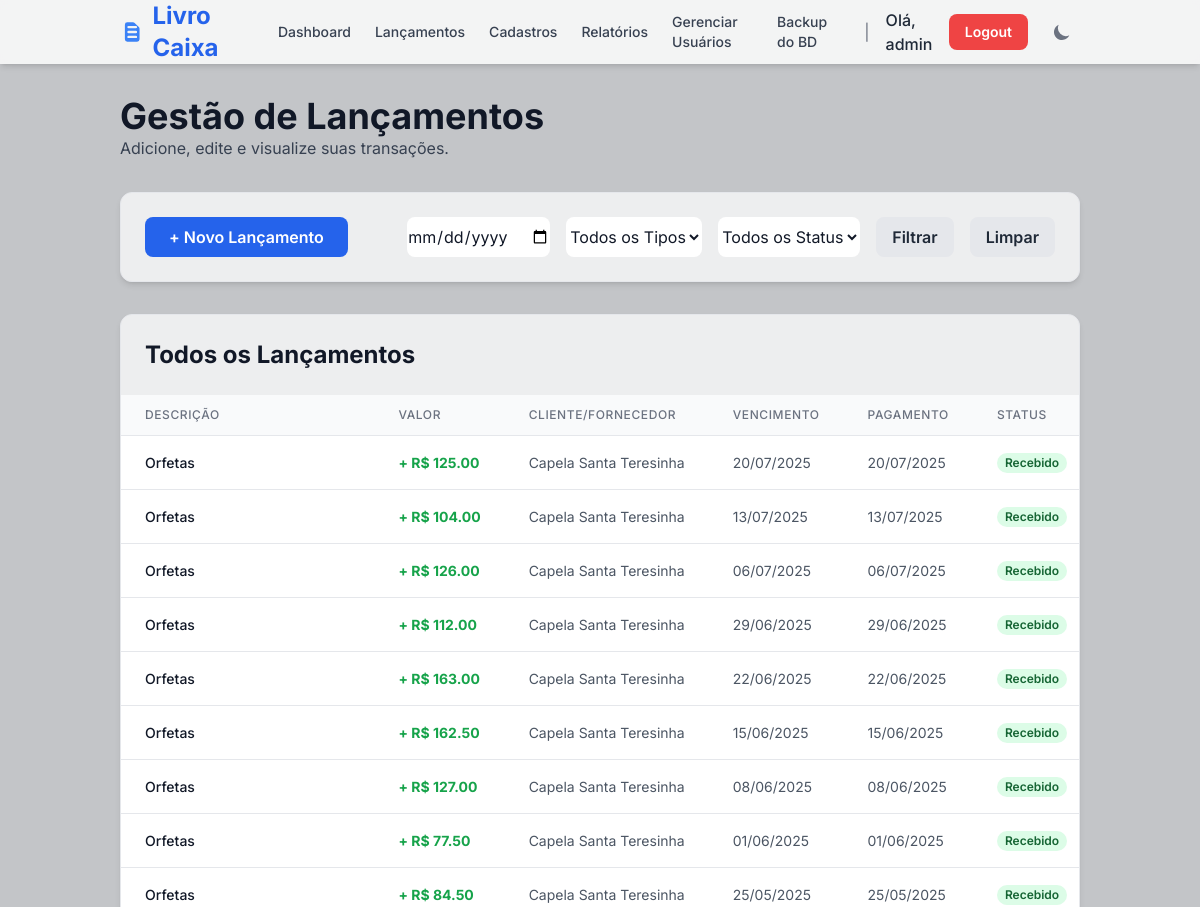
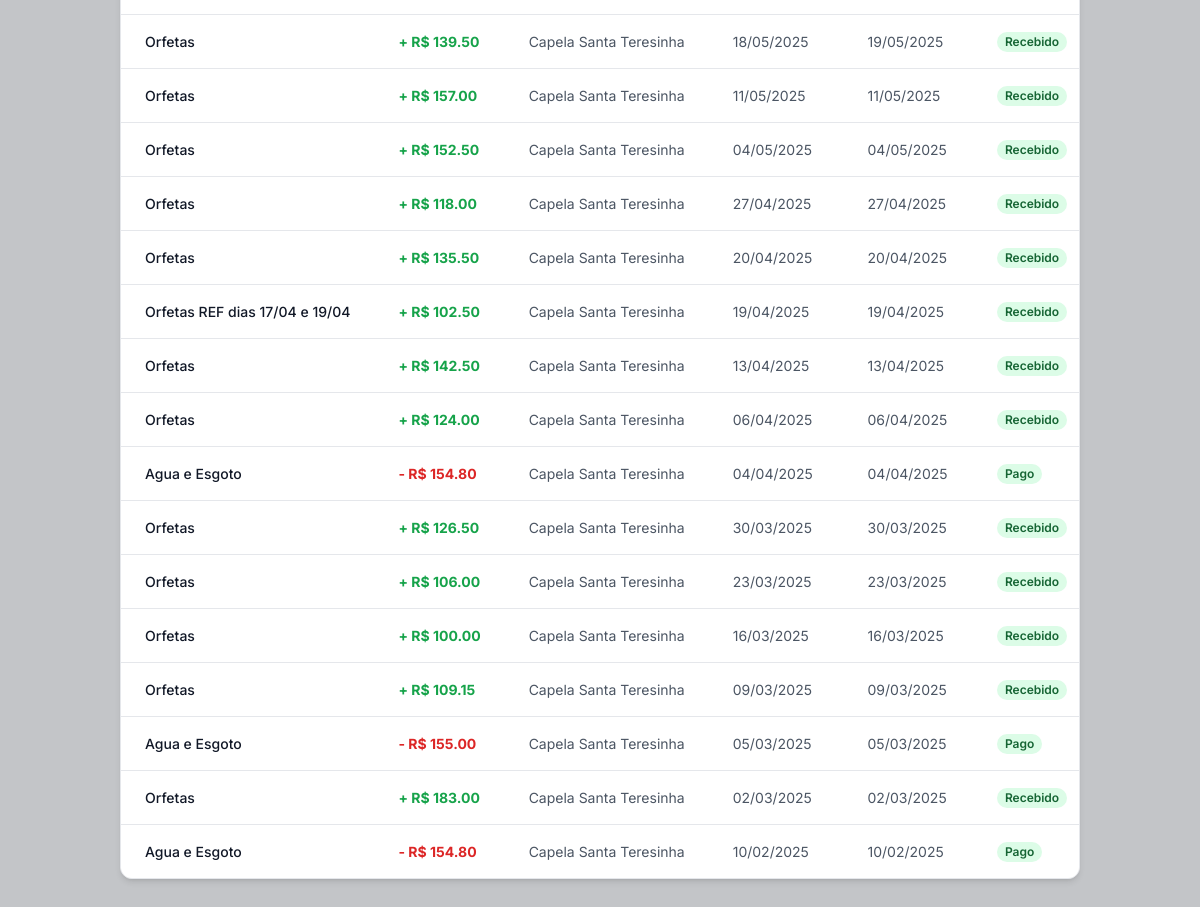
/lancamentos (signed in), run on an earlier commit of the app's database (2 pictures, top to bottom).
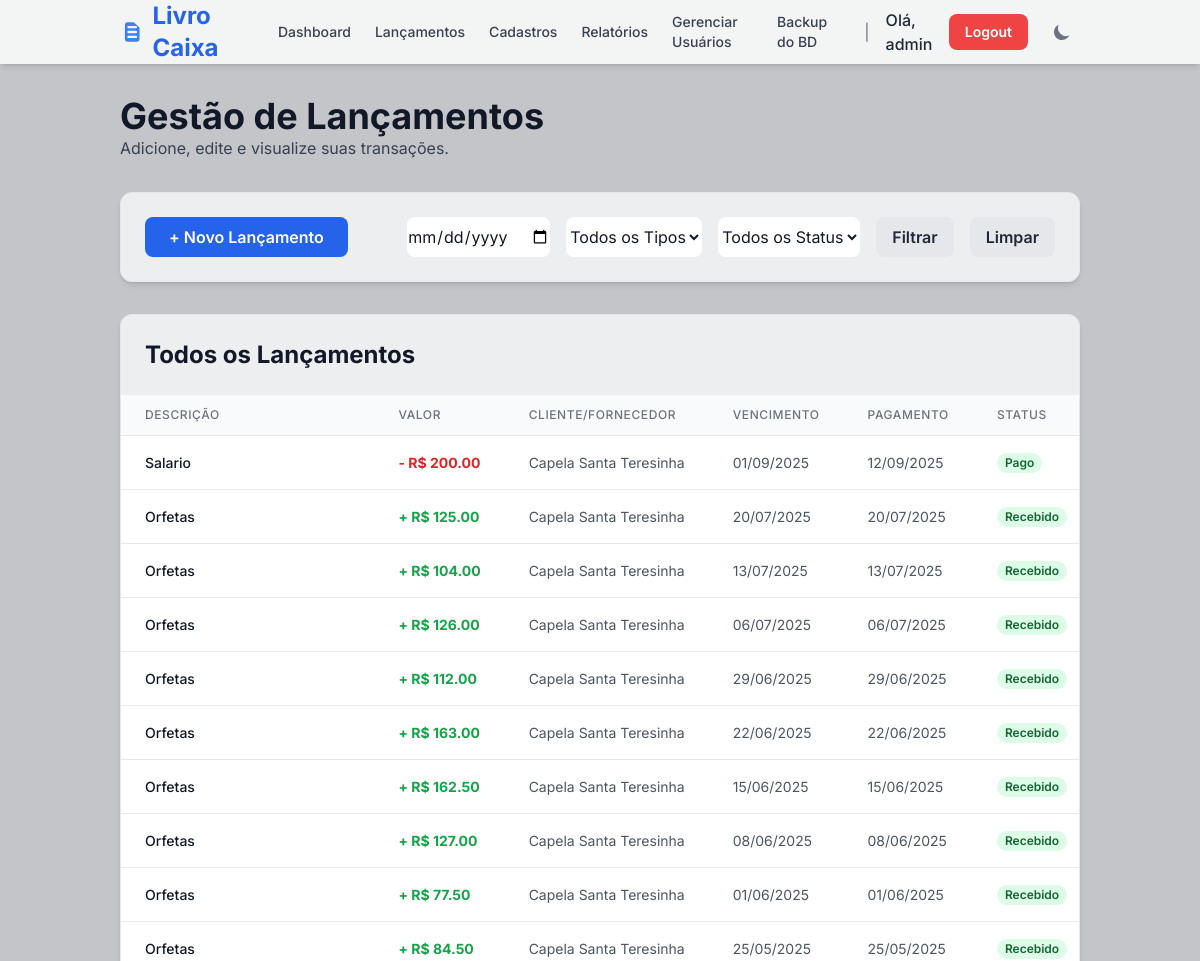
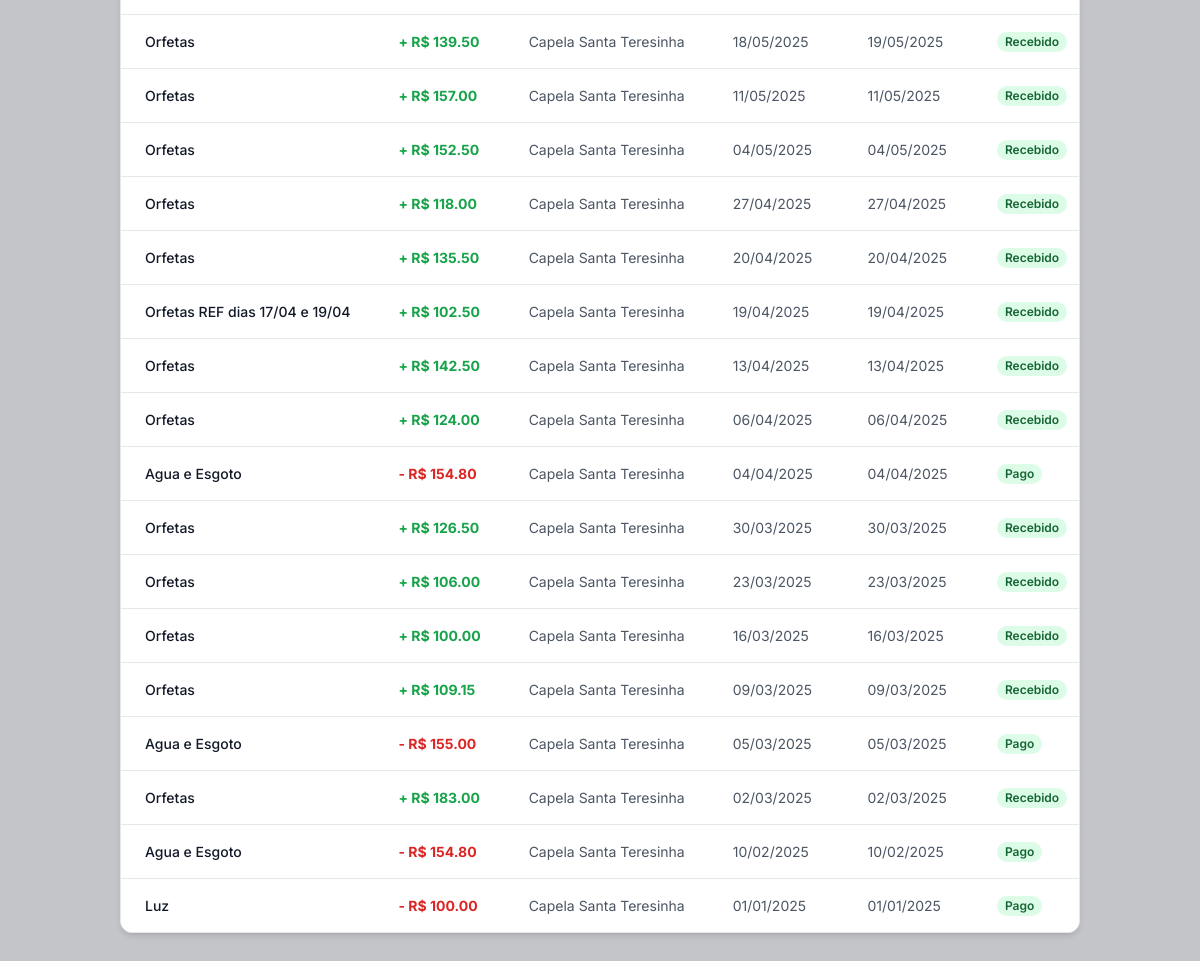
And on a later commit of the database (2 pictures, top to bottom).
### tables this page shows
CREATE TABLE transactions (
    id INTEGER PRIMARY KEY AUTOINCREMENT,
    user_id INTEGER NOT NULL,
    description TEXT NOT NULL,
    amount REAL NOT NULL,
    type TEXT NOT NULL, -- 'receita' ou 'despesa'
    category TEXT NOT NULL,
    date TEXT, -- Data do pagamento/recebimento
    due_date TEXT NOT NULL, -- Data de vencimento
    status TEXT NOT NULL, -- 'pago', 'recebido', 'pendente'
    client_supplier TEXT,
    FOREIGN KEY (user_id) REFERENCES users (id)
);

### app.py (the view)
@app.route('/lancamentos')
@login_required
def lancamentos():
    db = get_db()
    user_id = session['user_id']
    transactions_from_db = db.execute(
        'SELECT * FROM transactions WHERE user_id = ? ORDER BY due_date DESC', (user_id,)
    ).fetchall()
    transactions = []
    for tx_row in transactions_from_db:
        tx_dict = dict(tx_row)
        tx_dict['date'] = parse_date(tx_dict['date'])
        tx_dict['due_date'] = parse_date(tx_dict['due_date'])
        transactions.append(tx_dict)
    categories_from_db = db.execute('SELECT name, category_group FROM categories WHERE user_id = ? ORDER BY category_group, name', (user_id,)).fetchall()
    categories_grouped = defaultdict(list)
    for cat in categories_from_db:
        categories_grouped[cat['category_group']].append(cat['name'])
    clients = db.execute('SELECT name FROM clients WHERE user_id = ? ORDER BY name', (user_id,)).fetchall()
    suppliers = db.execute('SELECT name FROM suppliers WHERE user_id = ? ORDER BY name', (user_id,)).fetchall()
    return render_template(
        'lancamentos.html',
        transactions=transactions,
        today_date=datetime.now().strftime('%Y-%m-%d'),
        categories_grouped=categories_grouped,
        clients=clients,
        suppliers=suppliers
    )

### app.py (called while the page is built)
def get_db():
    db = getattr(g, '_database', None)
    if db is None:
        db = g._database = sqlite3.connect(DATABASE)
        db.row_factory = sqlite3.Row
    return db

@app.teardown_appcontext
def close_connection(exception):
    db = getattr(g, '_database', None)
    if db is not None:
        db.close()

def parse_date(date_val):
    if isinstance(date_val, datetime): return date_val
    if not date_val or not isinstance(date_val, str): return None
    try: return datetime.strptime(date_val, '%Y-%m-%d')
    except (ValueError, TypeError): return None

def login_required(f):
    @wraps(f)
    def decorated_function(*args, **kwargs):
        if 'user_id' not in session:
            flash("Por favor, faça login para acessar esta página.", "warning")
            return redirect(url_for('login'))
        if session['username'] not in [row['username'] for row in get_db().execute('SELECT username FROM users').fetchall()]:
            flash("Sua sessão é inválida. Por favor, faça login novamente.", "danger")
            session.clear()
            return redirect(url_for('login'))
        return f(*args, **kwargs)
    return decorated_function

### templates/lancamentos.html (shortened to what this page needs)
{% extends "layout.html" %}
{% block content %}
<header class="mb-8">
    <h1 class="text-4xl font-bold text-gray-900 dark:text-gray-100">Gestão de Lançamentos</h1>
    <p class="text-gray-700 dark:text-gray-300">Adicione, edite e visualize suas transações.</p>
</header>
<section class="bg-white/70 dark:bg-gray-800/70 backdrop-blur-sm p-6 rounded-xl shadow-md mb-8 border border-gray-200 dark:border-gray-700">
    <div class="flex flex-col md:flex-row justify-between items-center gap-4">
        <div class="flex gap-4">
            <button onclick="openModal('addTransactionModal')" class="w-full md:w-auto bg-blue-600 text-white font-semibold py-2 px-6 rounded-lg hover:bg-blue-700 transition duration-300">
                + Novo Lançamento
            </button>
        </div>
        <form method="get" action="/lancamentos" class="flex flex-col md:flex-row gap-4 w-full md:w-auto">
            <input type="date" name="filter_date" value="{{ request.args.get('filter_date', '') }}" class="border-gray-300 dark:border-gray-600 rounded-lg focus:ring-blue-500 focus:border-blue-500 bg-white dark:bg-gray-700 text-gray-900 dark:text-white">
            <select name="filter_type" class="border-gray-300 dark:border-gray-600 rounded-lg focus:ring-blue-500 focus:border-blue-500 bg-white dark:bg-gray-700 text-gray-900 dark:text-white">
                <option value="">Todos os Tipos</option>
            </select>
            <select name="filter_status" class="border-gray-300 dark:border-gray-600 rounded-lg focus:ring-blue-500 focus:border-blue-500 bg-white dark:bg-gray-700 text-gray-900 dark:text-white">
                <option value="">Todos os Status</option>
            </select>
            <button type="submit" class="bg-gray-200 dark:bg-gray-600 text-gray-800 dark:text-gray-200 font-semibold py-2 px-4 rounded-lg hover:bg-gray-300 dark:hover:bg-gray-500 transition">Filtrar</button>
            <a href="/lancamentos" class="bg-gray-200 dark:bg-gray-600 text-gray-800 dark:text-gray-200 text-center font-semibold py-2 px-4 rounded-lg hover:bg-gray-300 dark:hover:bg-gray-500 transition">Limpar</a>
        </form>
    </div>
</section>
<section id="transactions" class="bg-white/70 dark:bg-gray-800/70 backdrop-blur-sm rounded-xl shadow-md border border-gray-200 dark:border-gray-700 overflow-hidden">
    <div class="p-6">
        <h2 class="text-2xl font-bold text-gray-900 dark:text-gray-100">Todos os Lançamentos</h2>
    </div>
    <div class="overflow-x-auto">
        <table class="min-w-full divide-y divide-gray-200 dark:divide-gray-700">
            <thead class="bg-gray-50 dark:bg-gray-700/50">
                <tr>
                    <th class="px-6 py-3 text-left text-xs font-medium text-gray-500 dark:text-gray-300 uppercase tracking-wider">Descrição</th>
                    <th class="px-6 py-3 text-left text-xs font-medium text-gray-500 dark:text-gray-300 uppercase tracking-wider">Valor</th>
                    <th class="px-6 py-3 text-left text-xs font-medium text-gray-500 dark:text-gray-300 uppercase tracking-wider">Cliente/Fornecedor</th>
                    <th class="px-6 py-3 text-left text-xs font-medium text-gray-500 dark:text-gray-300 uppercase tracking-wider">Vencimento</th>
                    <th class="px-6 py-3 text-left text-xs font-medium text-gray-500 dark:text-gray-300 uppercase tracking-wider">Pagamento</th>
                    <th class="px-6 py-3 text-left text-xs font-medium text-gray-500 dark:text-gray-300 uppercase tracking-wider">Status</th>
                </tr>
            </thead>
            <tbody class="bg-white dark:bg-gray-800 divide-y divide-gray-200 dark:divide-gray-700">
                {% for tx in transactions %}
                <tr>
                    <td class="px-6 py-4 whitespace-nowrap text-sm font-medium text-gray-900 dark:text-gray-100">{{ tx['description'] }}</td>
                    <td class="px-6 py-4 whitespace-nowrap text-sm font-bold {{ 'text-green-600 dark:text-green-400' if tx['type'] == 'receita' else 'text-red-600 dark:text-red-400' }}">
                        {{ '+ ' if tx['type'] == 'receita' else '- ' }}R$ {{ "%.2f"|format(tx['amount']) }}
                    </td>
                    <td class="px-6 py-4 whitespace-nowrap text-sm text-gray-600 dark:text-gray-400">{{ tx['client_supplier'] or '---' }}</td>
                    <td class="px-6 py-4 whitespace-nowrap text-sm text-gray-600 dark:text-gray-400">{{ tx['due_date'].strftime('%d/%m/%Y') if tx['due_date'] else 'N/A' }}</td>
                    <td class="px-6 py-4 whitespace-nowrap text-sm text-gray-600 dark:text-gray-400">{{ tx['date'].strftime('%d/%m/%Y') if tx['date'] else '---' }}</td>
                    <td class="px-6 py-4 whitespace-nowrap text-sm">
                        <span class="px-2 inline-flex text-xs leading-5 font-semibold rounded-full
                            {{ 'bg-green-100 text-green-800 dark:bg-green-900 dark:text-green-200' if tx['status'] in ['pago', 'recebido'] else 'bg-yellow-100 text-yellow-800 dark:bg-yellow-900 dark:text-yellow-200' }}">
                            {{ tx['status']|capitalize }}
                        </span>
                    </td>
                </tr>
                {% else %}
                <tr>
                    <td colspan="7" class="px-6 py-12 text-center text-gray-500 dark:text-gray-400">Nenhuma transação encontrada.</td>
                </tr>
                {% endfor %}
            </tbody>
        </table>
    </div>
</section>
{% endblock %}

### templates/layout.html (shortened to what this page needs)
<!DOCTYPE html>
<html lang="pt-br" class="">
<head>
    <script src="https://cdn.tailwindcss.com"></script>
</head>
<body class="bg-gray-200 dark:bg-gray-900 text-gray-900 dark:text-gray-100 light-theme-bg">
    <nav class="bg-white/80 dark:bg-gray-800/80 backdrop-blur-sm shadow-md noprint sticky top-0 z-50">
        <div class="container mx-auto px-4 sm:px-6 lg:px-8">
            <div class="flex items-center justify-between h-16">
                <div class="flex items-center">
                    <a href="{{ url_for('index') }}" class="flex items-center text-2xl font-bold text-blue-600 dark:text-blue-400">
                        Livro Caixa
                    </a>
                </div>
                <div class="flex items-center">
                    {% if session.username %}
                        <a href="{{ url_for('index') }}" class="text-gray-700 dark:text-gray-300 hover:text-blue-600 dark:hover:text-blue-400 px-3 py-2 rounded-md text-sm font-medium">Dashboard</a>
                        <a href="{{ url_for('lancamentos') }}" class="text-gray-700 dark:text-gray-300 hover:text-blue-600 dark:hover:text-blue-400 px-3 py-2 rounded-md text-sm font-medium">Lançamentos</a>
                        <a href="{{ url_for('cadastro') }}" class="text-gray-700 dark:text-gray-300 hover:text-blue-600 dark:hover:text-blue-400 px-3 py-2 rounded-md text-sm font-medium">Cadastros</a>
                        <a href="{{ url_for('reports') }}" class="text-gray-700 dark:text-gray-300 hover:text-blue-600 dark:hover:text-blue-400 px-3 py-2 rounded-md text-sm font-medium">Relatórios</a>
                        {% if session.role == 'admin' %}
                        <a href="{{ url_for('manage_users') }}" class="text-gray-700 dark:text-gray-300 hover:text-blue-600 dark:hover:text-blue-400 px-3 py-2 rounded-md text-sm font-medium">Gerenciar Usuários</a>
                        <a href="{{ url_for('backup_db') }}" class="text-gray-700 dark:text-gray-300 hover:text-blue-600 dark:hover:text-blue-400 px-3 py-2 rounded-md text-sm font-medium">Backup do BD</a>
                        {% endif %}
                        <span class="text-gray-500 dark:text-gray-600 mx-4">|</span>
                        <span class="text-gray-800 dark:text-gray-200 font-medium mr-3">Olá, {{ session.username }}</span>
                        <a href="{{ url_for('logout') }}" class="bg-red-500 text-white font-semibold py-2 px-4 rounded-lg hover:bg-red-600 transition duration-300 text-sm">Logout</a>
                    {% else %}
                        <a href="{{ url_for('login') }}" class="bg-blue-600 text-white font-semibold py-2 px-4 rounded-lg hover:bg-blue-700 transition duration-300 text-sm">Login</a>
                    {% endif %}
                    <button id="theme-toggle" class="ml-4 p-2 rounded-lg text-gray-500 dark:text-gray-400 hover:bg-gray-100 dark:hover:bg-gray-700 focus:outline-none focus:ring-2 focus:ring-gray-200 dark:focus:ring-gray-600">
                        <svg id="theme-toggle-dark-icon" class="hidden h-5 w-5" fill="currentColor" viewBox="0 0 20 20" xmlns="http://www.w3.org/2000/svg"><path d="M17.293 13.293A8 8 0 016.707 2.707a8.001 8.001 0 1010.586 10.586z"></path></svg>
                    </button>
                </div>
            </div>
        </div>
    </nav>
    <main class="container mx-auto p-4 md:p-8">
        {% block content %}{% endblock %}
    </main>
</body>
</html>

### templates/layout.html (style rules this page uses)
body { font-family: 'Inter', sans-serif; }
.light-theme-bg { background-image: linear-gradient(rgba(0, 0, 0, 0.15), rgba(0, 0, 0, 0.15)), url('https://t4.ftcdn.net/jpg/10/84/01/67/360_F_1084016717_WKvxIu5devPI2Pbt7BzKawvllgcO9buZ.jpg'); background-size: cover; background-position: center; background-attachment: fixed; }

What changed in the data, as far as the page shows it:
added transactions: description "Salario", type "-", amount "200.00", client_supplier "Capela Santa Teresinha", due_date "01/09/2025", date "12/09/2025", status "Pago"
added transactions: description "Luz", type "-", amount "100.00", client_supplier "Capela Santa Teresinha", due_date "01/01/2025", date "01/01/2025", status "Pago"
